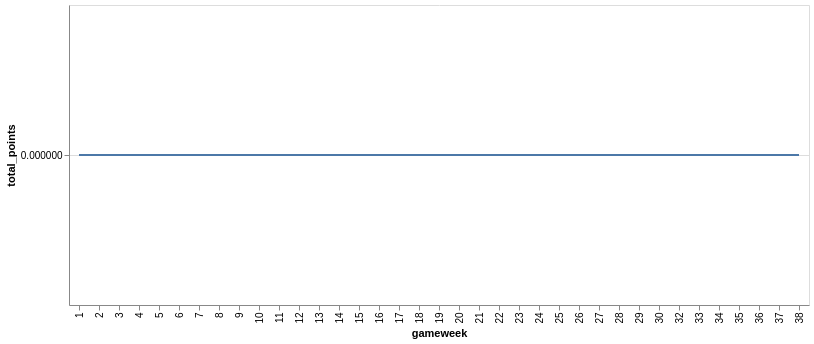

The code cell stored with this chart in its notebook:
### Code cell
## Points by Gameweek - trial visualization

alt.data_transformers.enable('vegafusion')

week_by_week_data = gameweek_data

## teams = sorted(gameweek_data['team'].unique())
## players = sorted(gameweek_data['name'].unique())

week_by_week_data['team_player'] = week_by_week_data['team'] + '_' + week_by_week_data['name']
options = sorted(week_by_week_data['team_player'].unique())

selection = alt.param(name = 'team_player', value = options[0],
                        bind = alt.binding_select(options=options, name = "Team-Player: "))

points_by_gameweek = (
    alt.Chart(week_by_week_data)
    .mark_line()
    .encode(x = "gameweek:O", y = "total_points:Q")
    .add_params(selection)
    .transform_filter
        (alt.datum['team_player'] == selection)
)


points_by_gameweek

### Figure 1 — Vega specification as saved in the notebook (floating-point values rounded to 4 significant figures; data arrays with more than 128 entries replaced by an {"elided": "..."} marker saying what was removed)
{"$schema": "https://vega.github.io/schema/vega/v6.json", "data": [{"name": "_server_source_0", "values": {"elided": "29757 records"}}, {"name": "source_0", "source": "_server_source_0", "transform": [{"type": "filter", "expr": "(datum['team_player'] === team_player)"}, {"type": "project", "fields": ["gameweek", "total_points"]}]}, {"name": "source_0_x_domain_gameweek", "source": "source_0", "transform": [{"type": "aggregate", "groupby": ["gameweek"], "fields": [], "ops": [], "as": []}, {"type": "formula", "expr": "datum['gameweek']", "as": "sort_field"}, {"type": "project", "fields": ["gameweek"]}]}, {"name": "source_0_y_domain_total_points", "source": "source_0", "transform": [{"type": "formula", "expr": "+datum['total_points']", "as": "total_points"}, {"type": "aggregate", "groupby": [], "fields": ["total_points", "total_points"], "ops": ["min", "max"], "as": ["min", "max"]}]}], "signals": [{"name": "x_step", "value": 20}, {"name": "width", "update": "bandspace(domain('x').length, 1, 0.5) * x_step"}, {"name": "team_player", "value": "Arsenal_Albert Sambi Lokonga", "bind": {"input": "select", "options": {"elided": "869 str values"}, "name": "Team-Player: "}}], "marks": [{"type": "line", "name": "marks", "from": {"data": "source_0"}, "sort": {"field": "x"}, "encode": {"update": {"stroke": {"value": "#4c78a8"}, "x": {"field": "gameweek", "scale": "x"}, "y": {"field": "total_points", "scale": "y"}, "defined": {"signal": "isValid(datum[\"total_points\"]) && isFinite(+datum[\"total_points\"])"}}}, "style": ["line"]}], "scales": [{"name": "x", "type": "point", "domain": {"data": "source_0_x_domain_gameweek", "field": "gameweek", "sort": true}, "range": {"step": {"signal": "x_step"}}, "padding": 0.5}, {"name": "y", "type": "linear", "domain": [{"signal": "(data(\"source_0_y_domain_total_points\")[0] || {}).min"}, {"signal": "(data(\"source_0_y_domain_total_points\")[0] || {}).max"}], "range": [{"signal": "height"}, 0], "nice": true, "zero": true}], "axes": [{"scale": "y", "grid": true, "minExtent": 0, "orient": "left", "gridScale": "x", "maxExtent": 0, "domain": false, "ticks": false, "zindex": 0, "tickCount": {"signal": "ceil(height/40)"}, "labels": false, "aria": false}, {"scale": "x", "title": "gameweek", "zindex": 0, "labelAlign": "right", "labelAngle": 270, "orient": "bottom", "grid": false, "labelBaseline": "middle"}, {"scale": "y", "orient": "left", "grid": false, "zindex": 0, "labelOverlap": true, "tickCount": {"signal": "ceil(height/40)"}, "title": "total_points"}], "background": "white", "padding": 5, "height": 300, "style": "cell"}
